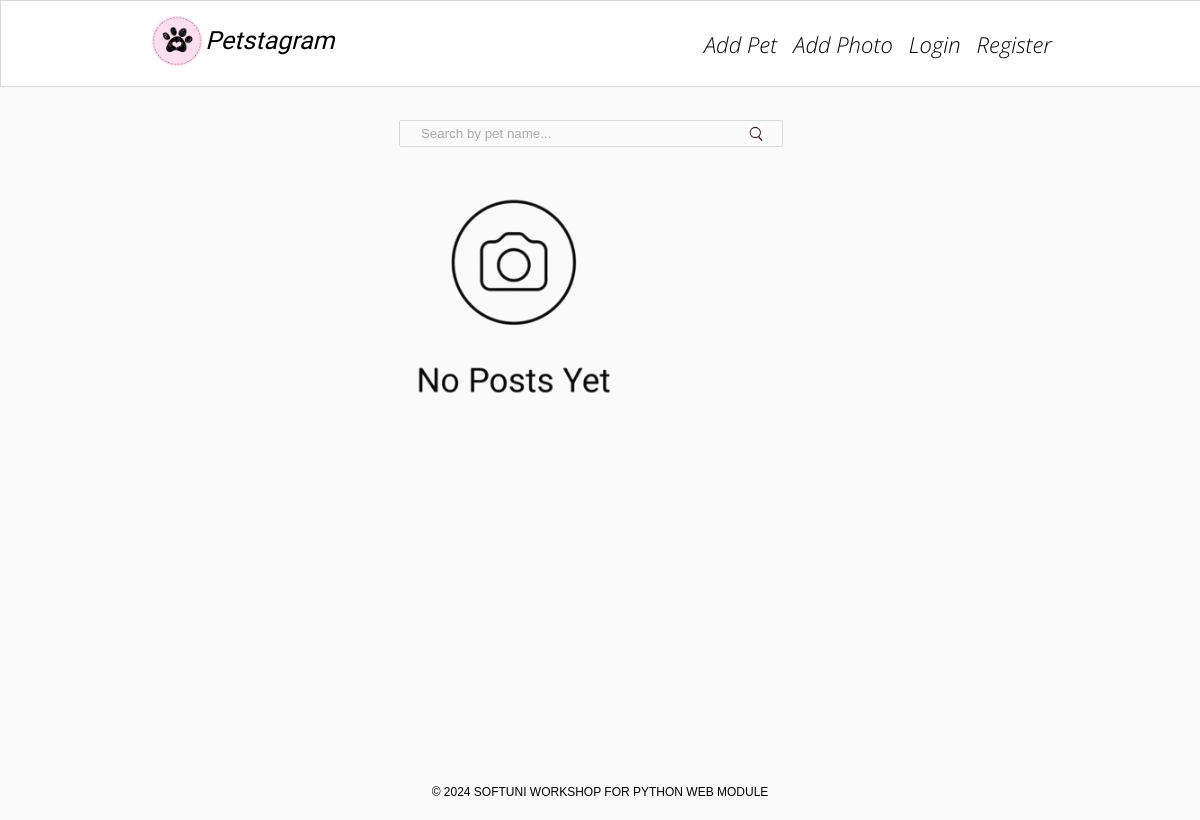
The app's page /, older data.
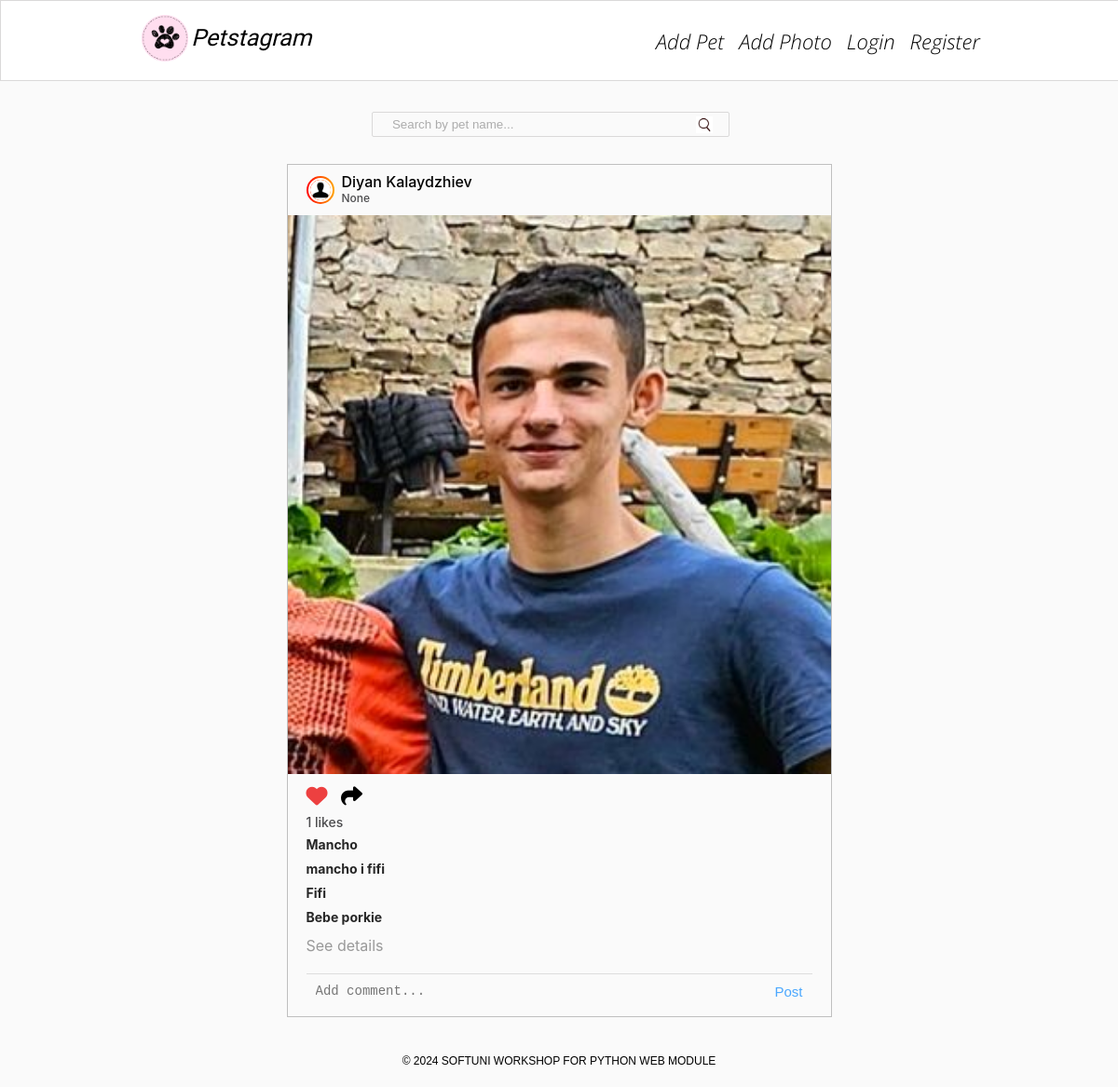
The same page, newer data.
### petstagram/photos/models.py (models this page shows)
class Photo(models.Model):
    photo = models.ImageField(
        validators=(
            MaxFileSizeValidator(limit_value=SIZE_5_MB),
        ),
        upload_to='pet_photos/',
        blank=False,
        null=False,
    )  # custom validator for files > 5MB
    description = models.TextField(
        max_length=300,
        validators=(
            MinLengthValidator(10),
        ),
        blank=True,
        null=True,
    )
    location = models.CharField(
        max_length=30,
        blank=True,
        null=True,
    )
    tagged_pets = models.ManyToManyField(Pet, blank=True)
    date_of_publication = models.DateField(auto_now=True)
    @property
    def photo_count(self):
        return self.photolike_set.count()

### petstagram/pets/models.py (models this page shows, shortened)
class Pet(models.Model):
    name = models.CharField(max_length=30)
    personal_photo = models.URLField()
    date_of_birth = models.DateField(blank=True, null=True)
    slug = models.SlugField(unique=True, null=False, blank=True, editable=False)

### petstagram/common/views.py (the view)
# urls.py: path('', index, name='index'),
def index(request):
    pet_name_pattern = request.GET.get('pet_name_pattern', None)
    pet_photos = Photo.objects.all()
    if pet_name_pattern:
        pet_photos = pet_photos.filter(tagged_pets__name__icontains=pet_name_pattern)
    context = {
        'pet_photos': pet_photos,
        'pet_name_pattern': pet_name_pattern,
    }
    return render(request, 'common/index.html', context)

### templates/common/index.html (shortened to what this page needs)
{% extends 'base.html' %}
{% load static %}
{% block content %}
    <div class="container">
        <div class="col-9">
            <form class="searchbar" action="{% url 'index' %}" method="get">
                <input type="text" name="pet_name_pattern" placeholder="Search by pet name..."
                >
            </form>
            {% include 'partials/pet-photos-list.html' with photo_list=pet_photos %}
        </div>
    </div>
{% endblock %}

### templates/partials/pet_photo_list_item.html (shortened to what this page needs)
{% load static %}
    <div class="card">
        <div class="top">
            <div class="userDetails">
                <a href="{% url 'details profile' pk=1 %}">
                    <div class="profilepic">
                        <div class="profile_img">
                            <div class="image">
                                <img src="{% static 'images/person.png' %}" alt="img8">
                            </div>
                        </div>
                    </div>
                </a>
                <h3>
                    <a href="{% url 'details profile' pk=1 %}">
                        Diyan Kalaydzhiev
                    </a>
                    <br>
                    <span>{{ photo.location }}</span>
                </h3>
            </div>
        </div>
        <div class="imgBx" id="photo-{{ photo.pk }}">
            <img src="{{ photo.photo.url }}" alt="post" class="cover">
        </div>
        <div class="bottom">
            <div class="actionBtns">
                <div class="left">
								<span class="heart">
                                    <a href="{% url 'like_pet_photo' pk=photo.pk %}">
                                        {% if photo.photolike_set.count > 0 %}
                                        <i class="fa-solid fa-heart" style="color: #ed4040;"></i>
                                        {% else %}
                                        <i class="fa-regular fa-heart"></i>
                                        {% endif %}
                                    </a>
								</span>
                    <a href="share">
                        <i class="fa-solid fa-share"></i>
                    </a>
                </div>
            </div>
                <p class="likes">{{ photo.photo_count }} likes</p>
            {% for pet in photo.tagged_pets.all %}
                <a href="{% url 'details pet' username='lubo' pet_slug=pet.slug %}">
                    <p class="message">
                        <b>{{ pet.name }}</b>
                    </p>
                </a>
                {% empty %}
                <h1>NE baca</h1>
            {% endfor %}
            <a href="{% url 'details photo' pk=photo.pk %}">
                <h4 class="details">See details</h4>
            </a>
            <div class="addComments">
                <form method="post" action="add comment">
                    <textarea name="body" cols="40" rows="10" placeholder="Add comment..." maxlength="300"
                              required="" id="id_body"></textarea>
                    <button type="submit">Post</button>
                </form>
            </div>
        </div>
    </div>

Row changes from the older to the newer data that the page shows:
added Photo: location "None", photo (picture), photo_count "1"
now on this page (row edited): Pet: name "Mancho"
now on this page (row unchanged): Pet: name "mancho i fifi"
added Pet: name "Fifi"
added Pet: name "Bebe porkie"
